Frame 1 (no input): blank canvas, image omitted
Frame 60 (no input): blank canvas, image omitted
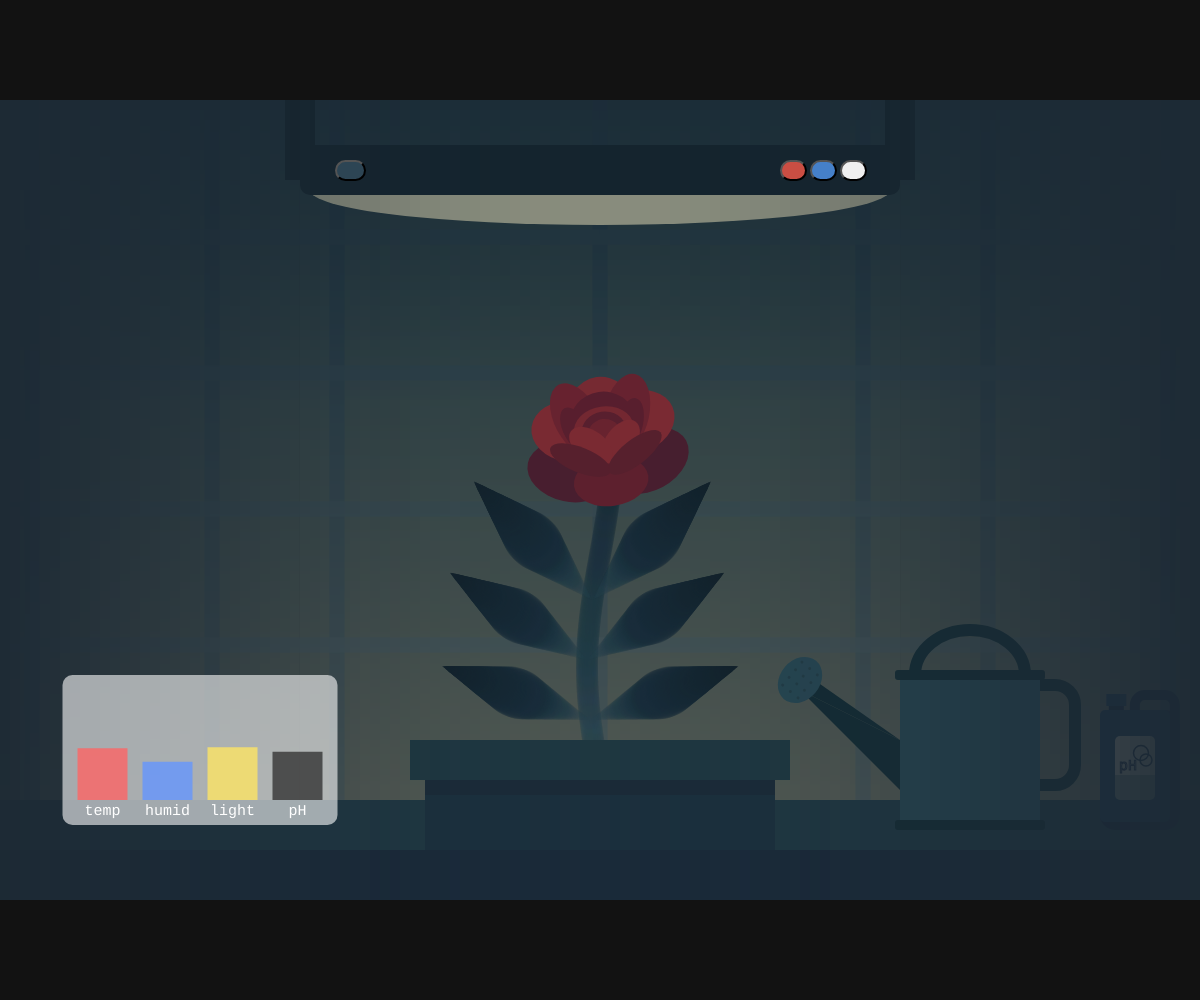
Frame 120 (the mouse pressed at the canvas centre since frame 60)

The p5.js sketch whose frames 1 and 60 were blank and that drew this single picture after the mouse press (run headless with seeded random() and noise() and a simulated clock; from frame 60 on, the mouse is pressed at the canvas centre):

// p5.js sketch
// ── sketch.js
/*
 * Middlemist
 *
 * 무분별한 개입과 무관심 모두 생명에게 위협이 된다.
 * 개입은 단순한 행동이 아니라 이해와 책임을 동반해야 한다.
 *
 * 일정 시간이 지나면, 꽃은 '삽목' 기능이 활성화된다.
 * 사용자는 줄기를 잘라 삽목을 시도하거나, 꽃을 그대로 두는 선택을 할 수 있다.
 *
 * 환경을 방치하거나 잘못된 인터랙션으로 온도, 습도, 빛, pH 조절 실패 시
 * 꽃은 시들거나 병들어 죽어버린다.
 *
 * */

let started = false;
let buttonX, buttonY, buttonW, buttonH;

// 배경, 화분
let w = 1200,
  h = 800;
let c1, c2;
let colsC1, colsC2;
let startX, startY;
let col = [15, 24.5, 165, 110, 248];

// 날씨
let weather = "normal";
let rains = [];
let clouds = [];

// 꽃
let stemPalette1 = [];
let stemPoints = [];
let branches = [];
let mount;
let condition = "alive";

// 물뿌리개
let wateringCan;
let mouseDragging = false;
let waters = [];

// 석회제
let lime;
let limeDragging = false;

// 냉난방 버튼
let mode = "none";
let heatBtn, coolBtn, stopBtn;
let winds = [];
let windC;

// 조명 버튼
let ledMode = "off";
let onOffBtn;

// 상태창
let temperature = 50;
let humidity = 40;
let light = 60;
let pH = 50;
let effect = 0.05;

// alive, death
let stemState = 1.0; // 1: alive, 0: death
let targetStemState = 1.0;

// 시들기
let reason = temperature;
let amtC = 1; // 초기화
let interC = 0; // 초기화
let cold, brown, yellow;
let deathColor;
let amtTemp, amtHumid, amtPH, amtLight; // temp<20, humid,pH >80
let amtHumidLow, amtPHLow;

// 죽음 후 안내창
let alert = false;
let alertAfterCut = false;

// 게임 클리어
let survivalFrame = 0;
let successAlert = false;
let successAnswered = false;
let cuttingStarted = false;
let cuttingTimerStarted = false;
let cuttingAccepted = false;

let noActionFrame = 0;
let passiveEndingTriggered = false;

// 페이드 아웃
let fadeAlpha = 0;
let fadingOut = false;
let endingAlpha = 0;
let fadeSpeed = 2;

function setup() {
  createCanvas(windowWidth, windowHeight);
  angleMode(DEGREES);
  textFont("Courier New");
  startX = width / 2 - w / 2;
  startY = height / 2 - h / 2;
  buttonW = 120;
  buttonH = 40;
  buttonX = width / 2;
  buttonY = height / 2 + 100;

  onOffBtn = createButton("&nbsp;&nbsp;&nbsp;&nbsp;");
  onOffBtn.position(width / 2 - 265, startY + 60);
  onOffBtn.style("color", "#cccccc");
  onOffBtn.style("background", "#2d4554");
  onOffBtn.style("border-radius", "12px");
  onOffBtn.mousePressed(() => {
    if (ledMode === "on") {
      ledMode = "off";
    } else {
      ledMode = "on";
    }
    //console.log("ledMode is now:", ledMode);
  });

  heatBtn = createButton("&nbsp;&nbsp;&nbsp;");
  heatBtn.position(width / 2 + 180, startY + 60);
  heatBtn.style("background", "#ca4e43");
  heatBtn.style("border-radius", "12px");
  heatBtn.mousePressed(() => (mode = "heat"));

  coolBtn = createButton("&nbsp;&nbsp;&nbsp;");
  coolBtn.position(width / 2 + 210, startY + 60);
  coolBtn.style("background", "#4580c9");
  coolBtn.style("border-radius", "12px");
  coolBtn.mousePressed(() => (mode = "cool"));

  stopBtn = createButton("&nbsp;&nbsp;&nbsp;");
  stopBtn.position(width / 2 + 240, startY + 60);
  stopBtn.style("background", "#white");
  stopBtn.style("border-radius", "12px");
  stopBtn.mousePressed(() => (mode = "none"));

  // 꽃 색상 팔레트
  stemPalette1 = [color(48, 97, 109, 20), color(19, 45, 60, 30), color(8, 25, 33)];
  cold = color(120, 160, 220); // 차가운 색상
  brown = color(33, 31, 28); // 갈색
  yellow = color(0);

  // 날씨 비, 구름
  for (let i = 0; i < 500; i++) {
    rains[i] = new Rain();
  }
  for (let i = 0; i < 5; i++) {
    clouds[i] = new Cloud();
  }

  // 물뿌리개
  wateringCan = new WateringCan(width - startX - 230, height - startY - 150);
  for (let i = 0; i < 2; i++) {
    waters[i] = new Water();
  }

  // 석화제
  lime = new pHLime(width - startX - 60, height - startY - 130);

  // 날씨 변경
  setInterval(() => {
    let rand = floor(random(6));
    if (rand === 0) weather = "normal";
    else if (rand === 1) weather = "rainy";
    else if (rand === 2) weather = "sunny";
    else if (rand === 3) weather = "cloudy";
    else if (rand === 4) weather = "snow";
    else weather = "blue";
  }, 8000);
}

function draw() {
  rectMode(CENTER);
  background(18, 18, 18);

  if (!started) {
    showIntro();
    heatBtn.hide();
    coolBtn.hide();
    stopBtn.hide();
    onOffBtn.hide();
  } else {
    heatBtn.show();
    coolBtn.show();
    stopBtn.show();
    onOffBtn.show();
    amtTemp = map(temperature, 0, 20, 0, 1);
    amtTemp = constrain(amtTemp, 0.6, 1);
    amtHumid = map(humidity, 80, 100, 1, 0);
    amtHumid = constrain(amtHumid, 0.6, 1);
    amtPH = map(pH, 80, 100, 1, 0);
    amtPH = constrain(amtPH, 0.6, 1);
    amtHumidLow = map(humidity, 0, 20, 0, 1);
    amtHumidLow = constrain(amtHumidLow, 0.6, 1);
    amtPHLow = map(pH, 0, 20, 0, 1);
    amtPHLow = constrain(amtPHLow, 0.6, 1);
    amtLight = map(light, 0, 20, 0, 1);
    amtLight = constrain(amtLight, 0.6, 1);

    // 줄기 계산 (alive-death 혼합)
    stemPoints.length = 0;
    branches.length = 0;

    let stemLength = floor(lerp(250, 300, stemState));
    for (let x = 0; x < stemLength; x++) {
      let amt = map(x, 0, stemLength, 0, 1);

      // alive 상태 줄기 y값 (살랑살랑)
      let aliveY = -sin(x * 0.8) * sin(frameCount * 0.5) * 15;

      // death 상태 줄기 y값 (숙임)
      let bend = map(x, 0, stemLength, 0, 3);
      let angle = pow(bend, 3) * 0.5;
      let deathY = x * sin(angle) * 2;

      // 상태값 기반으로 둘을 부드럽게 혼합
      let mixX = lerp(deathY, aliveY, stemState);
      let mixY = -x;

      stemPoints.push({ x: mixX, y: mixY });
    }

    // 가지 생성
    branches.length = 0;

    // 분모 상태에 따라 혼합
    let divisor = lerp(4, 5, stemState);
    let interval = floor(stemPoints.length / divisor);

    for (let i = 0; i < 3; i++) {
      let ptIndex = (i + 1) * interval;
      let pt = stemPoints[ptIndex];

      // alive 상태의 각도와 death 상태의 각도 정의
      let aliveAngle = map(i, 0, 2, 70, 45); // 위로 퍼짐
      let deathAngle = 110; // 아래로 축 처짐
      let angle = lerp(deathAngle, aliveAngle, stemState);

      let t = 1.5; // 두께
      let len = map(i, 0, 2, 75, 80); // 길이

      branches[i] = new Petals(pt.x, pt.y, angle, t, len);
      branches[i + 3] = new Petals(pt.x, pt.y, -angle, t, len);
    }

    stemState = lerp(stemState, targetStemState, 0.03);

    drawBackground();
    drawFlower();
    drawRed();
    drawPot();

    wateringCan.display();
    lime.display();

    for (let i = waters.length - 1; i >= 0; i--) {
      waters[i].show();
      if (waters[i].alph <= 0) waters.splice(i, 1);
    }

    if (!successAlert && !alert && !passiveEndingTriggered) {
      // 온도 변화
      if (mode === "heat") temperature += effect * 5;
      else if (mode === "cool") temperature -= effect * 5;

      // 빛 변화
      if (ledMode === "on") light += effect * 5;
      else if (ledMode === "off") light -= effect * 5;
    }
    LED();
    drawStatusPanel();

    //console.log(condition);

    if (condition === "death") {
      alert = true;
    }

    if (alert) {
      drawReset();
    }

    if (condition === "alive" && !alert && !successAnswered) {
      survivalFrame++;
      if (survivalFrame > 60 * 20) { // 삽목까지 소요시간
        // 30초 이상
        successAlert = true;
      }
    } else {
      survivalFrame = 0; // 중간에 death 되면 초기화
    }

    if (successAlert && !successAnswered) {
      drawSuccessPopup();
    }

    if (cuttingAccepted && successAnswered && !successAlert) {
      background(0);
      heatBtn.hide();
      coolBtn.hide();
      stopBtn.hide();
      onOffBtn.hide();

      if (!cuttingTimerStarted) {
        cuttingTimerStarted = true;
        setTimeout(() => {
          cuttingStarted = true;
        }, 3000);
      }

      if (cuttingStarted) {
        cuttings();
      }
    }

    if (
      successAnswered && // 팝업에 응답
      !cuttingAccepted && // 삽목 시도 X
      condition === "alive" && // 꽃은 살아 있고
      !passiveEndingTriggered // 이미 트리거된 적 X
    ) {
      noActionFrame++;

      if (noActionFrame > 60 * 5) { // 삽목 후 엔딩까지 소요시간
        // 30초 경과
        passiveEndingTriggered = true;
        noIntervention();
      }
    } else {
      noActionFrame = 0;
    }

    if (fadingOut) {
      fadeAlpha += 2;
      fadeAlpha = constrain(fadeAlpha, 0, 255);

      fill(18, 18, 18, fadeAlpha);
      noStroke();
      rect(0, 0, width, height);

      if (fadeAlpha >= 255) {
        heatBtn.hide();
        coolBtn.hide();
        stopBtn.hide();
        onOffBtn.hide();
        //fadingOut = false;

        showEnding();
        if (endingAlpha < 255) {
          endingAlpha += fadeSpeed;
        }
      }
    }

    frame();
  }
}

function showIntro() {
  // 텍스트
  fill(255);
  textAlign(CENTER);
  textSize(18);
  text("Middlemist", width / 2, height / 2);
  textSize(12);
  text("Click to Start", width / 2, height - 100);
  textSize(15);
}

function showEnding() {
  fill(255, endingAlpha);
  textAlign(CENTER);
  textSize(15);
  text("We’ve kept it alive — for now, that’s enough.", width / 2, height / 2);
}

function noIntervention() {
  //console.log("We don’t know how to go on yet — but that’s okay.");
  fadingOut = true;
  fadeAlpha = 0;
}

function cuttings() {
  background(18, 18, 18);
  if (weather === "normal") {
    c1 = color(29, 76, 85);
    c2 = color(186, 183, 149);
    colsC1 = color(25, 58, 74);
    colsC2 = color(128, 142, 135);
  } else if (weather === "rainy") {
    c1 = color(69, 78, 79);
    c2 = color(140, 139, 129);
    colsC1 = color(107, 119, 124);
    colsC2 = color(128, 142, 135);
  } else if (weather === "sunny") {
    c1 = color(239, 236, 203);
    c2 = color(186, 183, 149);
    colsC1 = color(178, 172, 125);
    colsC2 = color(128, 142, 135);
  } else if (weather === "cloudy") {
    c1 = color(69, 78, 79);
    c2 = color(140, 139, 129);
    colsC1 = color(107, 119, 124);
    colsC2 = color(128, 142, 135);
  } else if (weather === "snow") {
    c1 = color(220, 230, 240);
    c2 = color(140, 139, 129);
    colsC1 = color(200, 210, 230);
    colsC2 = color(90, 102, 96);
  } else if (weather === "blue") {
    c1 = color(120, 160, 210);
    c2 = color(186, 183, 149);
    colsC1 = color(15, 45, 80);
    colsC2 = color(128, 142, 135);
  }

  resetMatrix();
  for (let i = 0; i < h; i++) {
    let inter = map(i, 0, h, 0, 1);
    let c = lerpColor(c1, c2, inter);
    stroke(c);
    line(width / 2 - w / 2, height / 2 - h / 2 + i, width / 2 + w / 2, height / 2 - h / 2 + i);
  }

  if (condition === "death") {
    alert = true;
    alertAfterCut = true;
  }

  if (alert) {
    drawReset();
  }

  // 줄기 계산 (alive-death 혼합)
  stemPoints.length = 0;
  branches.length = 0;

  let stemLength = floor(lerp(250, 300, stemState));
  for (let x = 0; x < stemLength; x++) {
    let amt = map(x, 0, stemLength, 0, 1);

    // alive 상태 줄기 y값
    let aliveY = -sin(x * 0.8) * sin(frameCount * 0.5) * 15;

    // death 상태 줄기 y값
    let bend = map(x, 0, stemLength, 0, 3);
    let angle = pow(bend, 3) * 0.5;
    let deathY = x * sin(angle) * 2;

    let mixX = lerp(deathY, aliveY, stemState);
    let mixY = -x;

    stemPoints.push({ x: mixX, y: mixY });
  }

  branches.length = 0;

  let divisor = lerp(4, 5, stemState);
  let interval = floor(stemPoints.length / divisor);

  for (let i = 0; i < 3; i++) {
    let ptIndex = (i + 1) * interval;
    let pt = stemPoints[ptIndex];

    let aliveAngle = map(i, 0, 2, 70, 45); // 위로 퍼짐
    let deathAngle = 110; // 아래로 축 처짐
    let angle = lerp(deathAngle, aliveAngle, stemState);

    let t = 1.5; // 두께
    let len = map(i, 0, 2, 75, 80); // 길이

    branches[i] = new Petals(pt.x, pt.y, angle, t, len);
    branches[i + 3] = new Petals(pt.x, pt.y, -angle, t, len);
  }

  stemState = lerp(stemState, targetStemState, 0.03);
  drawFlower();
  drawRed();

  noStroke();
  fill(21, 86, 86);
  ellipse(width - startX, height - startY + 100, 1200, 700);
  ellipse(startX, height - startY + 100, 1200, 700);
  fill(8, 67, 72);
  ellipse(width - startX, height - startY + 100, 1200, 500);
  ellipse(startX, height - startY + 100, 1200, 500);
  fill(4, 54, 65);
  ellipse(width / 2, height - startY + 100, 1500, 500);
}

function drawReset() {
  push();
  rectMode(CENTER);
  textAlign(CENTER);
  textSize(20);
  fill(0, 200);
  rect(width / 2, height / 2 - 10, 600, 100);

  if (alertAfterCut) {
    fill(255);
    text("They are too fragile to survive on their own.", width / 2, height / 2 - 15);
    text("Press Enter to reset.", width / 2, height / 2 + 15);
    pop();
  } else {
    fill(255);
    text("Press Enter to reset.", width / 2, height / 2);
    pop();
  }
}

function drawSuccessPopup() {
  push();
  rectMode(CENTER);
  textAlign(CENTER);
  textSize(20);
  fill(0, 200);
  rect(width / 2, height / 2 - 10, 450, 150, 20);

  fill(255);
  text("cutting", width / 2, height / 2 - 20);

  fill(255);
  text("yes", width / 2 - 80, height / 2 + 30);

  fill(255);
  text("no", width / 2 + 80, height / 2 + 30);
  pop();
}

function frame() {
  rectMode(CENTER);
  fill(18, 18, 18);
  //fill(255);
  rect(width / 2, startY - (height - h) / 2, width, height - h);
  rect(width / 2, height - (startY - (height - h) / 2), width, height - h);
  if (width - w > 0) {
    rect(startX - (width - w) / 2, height / 2, width - w, height);
    rect(width - startX + (width - w) / 2, height / 2, width - w, height);
  }
}

function drawRed() {
  angleMode(DEGREES);

  let startX = width / 2;
  let startY = height / 2 + h / 2 - 120;

  let tip = stemPoints[stemPoints.length - 1];
  let cx = startX + tip.x;
  let cy = startY + tip.y;
  let angle = 15;
  let aliveAngle = map(tip.x, -15, 15, 5, -10);
  let deathAngle = 150;
  angle = lerp(deathAngle, aliveAngle, stemState);

  if (temperature <= 20) {
    amtC = map(temperature, 0, 20, 0, 1);
    amtC = constrain(amtC, 0.6, 1);
    interC = cold; // 블루톤
  } else if (humidity <= 20) {
    amtC = map(humidity, 0, 20, 0, 1);
    amtC = constrain(amtC, 0.4, 1);
    interC = brown; // 갈색
  } else if (pH <= 20) {
    amtC = map(pH, 0, 20, 0, 1);
    amtC = constrain(amtC, 0.5, 1);
    interC = yellow; // 검정색
  } else if (humidity >= 80) {
    amtC = map(humidity, 80, 100, 1, 0);
    amtC = constrain(amtC, 0.4, 1);
    interC = yellow;
  } else if (pH >= 80) {
    amtC = map(pH, 80, 100, 1, 0);
    amtC = constrain(amtC, 0.4, 1);
    interC = brown;
  } else if (light <= 20) {
    amtC = amtLight;
    interC = yellow;
  } else {
    amtC = 1;
    interC = color(112, 20, 42); // 기본 빨간색
  }

  noStroke();
  push();
  resetMatrix();
  translate(cx, cy);
  scale(0.5);
  rotate(angle);

  // 1. 맨 아래 잎 3개
  fill(lerpColor(interC, color(112, 20, 42), amtC));
  push();
  translate(-80, -30);
  rotate(20);
  ellipse(0, 0, 170, 120);
  pop();
  push();
  translate(80, -30);
  rotate(-20);
  ellipse(0, 0, 170, 120);
  pop();

  fill(lerpColor(interC, color(154, 24, 41), amtC));
  ellipse(0, 0, 150, 100);

  // 2. 후면 잎 3개
  fill(lerpColor(interC, color(209, 43, 49), amtC));
  ellipse(0, -130, 140, 160);
  push();
  translate(70, -110);
  rotate(-15);
  ellipse(0, 0, 150, 120);
  pop();
  push();
  translate(-70, -110);
  rotate(15);
  ellipse(0, 0, 150, 120);
  pop();

  // 3. 후면 잎 2개
  fill(lerpColor(interC, color(175, 28, 43), amtC));
  push();
  translate(0, -130);
  push();
  translate(-50, 0);
  rotate(-20);
  ellipse(0, 0, 90, 160);
  pop();
  push();
  translate(50, 0);
  rotate(20);
  ellipse(0, 0, 90, 160);
  pop();
  pop();

  // 4~9 중앙 잎들
  push();
  translate(0, -130);

  fill(lerpColor(interC, color(143, 20, 40), amtC));
  ellipse(0, 10, 130, 120);
  push();
  translate(55, 20);
  rotate(20);
  ellipse(0, 0, 50, 100);
  pop();
  push();
  translate(-55, 20);
  rotate(-20);
  ellipse(0, 0, 50, 100);
  pop();

  fill(lerpColor(interC, color(196, 38, 46), amtC));
  ellipse(0, 25, 120, 90);

  fill(lerpColor(interC, color(142, 21, 40), amtC));
  ellipse(0, 30, 90, 80);

  fill(lerpColor(interC, color(173, 30, 42), amtC));
  ellipse(0, 40, 70, 70);

  fill(lerpColor(interC, color(209, 42, 48), amtC));
  push();
  translate(30, 55);
  rotate(45);
  ellipse(0, 0, 60, 100);
  pop();
  push();
  translate(-30, 55);
  rotate(-45);
  ellipse(0, 0, 60, 100);
  pop();

  fill(lerpColor(interC, color(140, 23, 38), amtC));
  push();
  translate(-55, 80);
  rotate(30);
  ellipse(0, 0, 130, 50);
  pop();
  push();
  translate(55, 80);
  rotate(-30);
  ellipse(0, 0, 130, 50);
  pop();

  pop(); // 중앙 잎 그룹
  pop(); // 전체 스케일 & 위치
}

function drawFlower() {
  resetMatrix();
  angleMode(DEGREES);
  let startX = width / 2;
  let startY = height / 2 + h / 2 - 120;
  let d = 22;

  // 줄기 그리기
  push();
  resetMatrix();
  translate(startX, startY);

  for (let i = 0; i < stemPoints.length; i++) {
    let pt = stemPoints[i];
    let amt = map(i, 0, stemPoints.length, 0, 1);
    let baseC = lerpColor(stemPalette1[0], stemPalette1[1], amt);
    let finalC = lerpColor(cold, baseC, amtTemp);
    if (temperature <= 20) {
      finalC = lerpColor(cold, baseC, amtTemp);
    } else if (humidity <= 20) {
      finalC = lerpColor(brown, baseC, amtHumidLow);
    } else if (pH <= 20) {
      finalC = lerpColor(yellow, baseC, amtPHLow);
    } else if (humidity >= 80) {
      finalC = lerpColor(yellow, baseC, amtHumid);
    } else if (pH >= 80) {
      finalC = lerpColor(brown, baseC, amtPH);
    } else if (light <= 20) {
      finalC = lerpColor(yellow, baseC, amtLight);
    }

    fill(finalC);
    noStroke();
    circle(pt.x, pt.y, d);
  }
  pop();

  // 가지 그리기
  for (let i = 0; i < branches.length; i++) {
    if (branches[i]) {
      push();
      translate(startX, startY);
      branches[i].display(1);
      pop();
    }
  }
}

class Petals {
  constructor(tx, ty, angle = 45, thickness = 1.5, leafLength = 85) {
    this.tx = tx;
    this.ty = ty;
    this.angle = angle;
    this.h = 15;
    this.leafLength = leafLength;
    this.thickness = thickness;
    this.inter1 = stemPalette1[0];
    this.inter2 = stemPalette1[1];
    this.inter3 = stemPalette1[2];
  }

  display(progress = 1) {
    push();
    translate(this.tx, this.ty);
    rotate(this.angle);
    noStroke();

    let len1 = floor(this.leafLength * constrain(progress * 3, 0, 1));
    let len2 = floor(8 * constrain((progress - 0.33) * 3, 0, 1));
    let len3 = floor(this.leafLength * constrain((progress - 0.66) * 3, 0, 1));

    deathColor = cold;
    if (temperature <= 20) {
      deathColor = cold; // 차가운 색상
      amtC = amtTemp;
    } else if (humidity <= 20) {
      deathColor = brown;
      amtC = map(humidity, 0, 20, 0, 1);
    } else if (pH <= 20) {
      deathColor = yellow;
      amtC = map(pH, 0, 20, 0, 1);
    } else if (humidity >= 80) {
      deathColor = yellow;
      amtC = amtHumid;
    } else if (pH >= 80) {
      deathColor = brown;
      amtC = amtPH;
    } else if (light <= 20) {
      deathColor = yellow;
      amtC = amtLight;
    }

    // 첫 번째 그라데이션 구간
    for (let i = 0; i < len1; i++) {
      let amt = map(i, 0, this.leafLength, 0, 1);
      let baseColor = lerpColor(this.inter1, this.inter2, amt);
      let finalColor = lerpColor(deathColor, baseColor, amtC);
      fill(finalColor);
      circle(0, 0 - i, i / this.thickness);
    }

    // 중앙 고정 컬러 구간
    for (let i = 0; i < len2; i++) {
      let baseColor = this.inter2;
      let finalColor = lerpColor(deathColor, baseColor, amtC);
      fill(finalColor);
      circle(0, 0 - this.leafLength - i, this.leafLength / this.thickness);
    }

    // 끝 그라데이션 구간
    for (let i = 0; i < len3; i++) {
      let amt = map(i, 0, this.leafLength, 0, 1);
      let baseColor = lerpColor(this.inter2, this.inter3, amt);
      let finalColor = lerpColor(deathColor, baseColor, amtC);
      fill(finalColor);
      circle(0, 0 - this.leafLength - 8 - i, this.leafLength / this.thickness - i / this.thickness);
    }

    pop();
  }
}

function drawStatusPanel() {
  let x = startX + 200;
  let y = height - startY - 150;
  let pannelW = 275;
  let pannelH = 150;
  let w = 50;
  let h = 100;

  // 상태값에 따른 죽음 조건
  if (temperature <= 0 || humidity <= 0 || humidity >= 100 || pH <= 0 || pH >= 100) {
    targetStemState = 0;
    condition = "death";
  }

  // 제한
  temperature = constrain(temperature, 0, 100);
  humidity = constrain(humidity, 0, 100);
  light = constrain(light, 0, 100);
  pH = constrain(pH, 0, 100);

  // 배경 패널
  rectMode(CENTER);
  fill(255, 150);
  rect(x, y, pannelW, pannelH, 10);

  // 온도 게이지
  noStroke();
  rectMode(CORNER);
  fill(255, 100, 100, 200);
  let tempHeight = map(temperature, 0, 100, 0, h);
  rect(x - pannelW / 2 + 15, y - pannelH / 3 + h - tempHeight, w, tempHeight);
  fill(255);
  textAlign(CENTER);
  textSize(15);
  text("temp", x - pannelW / 2 + 40, y + h / 2 + 15);

  // 습도 게이지
  fill(100, 150, 255, 200);
  let humidHeight = map(humidity, 0, 100, 0, h);
  rect(x - pannelW / 2 + w + 30, y - pannelH / 3 + h - humidHeight, w, humidHeight);
  fill(255);
  text("humid", x - pannelW / 2 + 105, y + h / 2 + 15);

  // 빛 게이지
  fill(255, 230, 100, 200);
  let lightHeight = map(light, 0, 100, 0, h);
  rect(x - pannelW / 2 + 2 * w + 45, y - pannelH / 3 + h - lightHeight, w, lightHeight);
  fill(255);
  text("light", x - pannelW / 2 + 170, y + h / 2 + 15);

  // 산성도 게이지
  fill(50, 200);
  let pHHeight = map(pH, 0, 100, 0, h);
  rect(x - pannelW / 2 + 3 * w + 60, y - pannelH / 3 + h - pHHeight, w, pHHeight);
  fill(255);
  text("pH", x - pannelW / 2 + 235, y + h / 2 + 15);

  if (!successAlert && !alert && !passiveEndingTriggered) {
    // 날씨에 따른 상태값 설정
    effect = 0.03;
    if (weather === "normal") {
      temperature += effect;
      humidity -= effect;
      light += effect;
      pH -= effect;
    } else if (weather === "rainy") {
      temperature -= effect * 3;
      humidity += effect;
      light -= effect * 2;
      pH -= effect * 2;
    } else if (weather === "sunny") {
      temperature += effect * 5;
      humidity -= effect * 4;
      light += effect * 4;
      pH -= effect;
    } else if (weather === "cloudy") {
      temperature -= effect * 3;
      humidity -= effect;
      light -= effect * 3;
      pH -= effect;
    } else if (weather === "snow") {
      temperature -= effect * 5;
      humidity -= effect;
      light += effect;
      pH -= effect;
    } else if (weather === "blue") {
      temperature -= effect;
      humidity -= effect * 2;
      light += effect;
      pH -= effect;
    }
  }

  if (temperature >= 99) {
    humidity -= 0.5;
  }
  if (light >= 99) {
    temperature += 0.3;
  }
}

function resetAll() {
  temperature = 50;
  humidity = 40;
  pH = 50;
  light = 60;

  stemState = 1.0;
  targetStemState = 1.0;

  condition = "alive";
  alert = false;
  alertAfterCut = false;

  survivalFrame = 0;
  successAlert = false;
  successAnswered = false;
  cuttingAccepted = false;
  cuttingStarted = false;
  cuttingTimerStarted = false;

  heatBtn.show();
  coolBtn.show();
  stopBtn.show();
  onOffBtn.show();
}

function keyPressed() {
  if (keyCode === ENTER) {
    if (alert) {
      resetAll();
      alert = false;
      return;
    }
  }
}

function collidePointRect(px, py, rx, ry, rw, rh) {
  return px > rx && px < rx + rw && py > ry && py < ry + rh;
}

function mousePressed() {
  if (!started) {
    started = true;
  }
  if (wateringCan.contains(mouseX, mouseY)) {
    mouseDragging = true;
  }
  if (lime.contains(mouseX, mouseY)) {
    limeDragging = true;
  }

  if (successAlert && !successAnswered) {
    let yesBtn = collidePointRect(mouseX, mouseY, width / 2 - 120, height / 2 + 10, 80, 40);
    let noBtn = collidePointRect(mouseX, mouseY, width / 2 + 40, height / 2 + 10, 80, 40);

    if (yesBtn) {
      successAnswered = true;
      successAlert = false;
      cuttingAccepted = true; // 예를 누른 경우에만 true
      console.log("삽목 시작!");
    } else if (noBtn) {
      successAnswered = true;
      successAlert = false;
      cuttingAccepted = false;
      //console.log("삽목 거부됨");
    }
  }
}

function mouseReleased() {
  if (mouseDragging) {
    mouseDragging = false;
    wateringCan.returnToDefault();
  }
  if (limeDragging) {
    limeDragging = false;
    lime.returnToDefault();
  }
}

function mouseDragged() {
  if (mouseDragging) {
    wateringCan.setPosition(mouseX, mouseY, -40);

    let waterX = mouseX - 180;
    let waterY = mouseY + 35;
    waters.push(new Water(waterX, waterY));
    humidity += effect * 8;
  }

  if (limeDragging) {
    lime.setPosition(mouseX, mouseY, -50);

    let waterX = mouseX - 80;
    let waterY = mouseY - 15;
    waters.push(new Water(waterX, waterY));
    pH += effect * 5;
  }
}

class pHLime {
  constructor(x, y, scale = 1) {
    this.x = x;
    this.y = y;
    this.defaultX = x;
    this.defaultY = y;
    this.defaultAngle = 0;
    this.s = scale;
    this.w = 80;
    this.h = 120;
    this.algle = 0;
  }

  contains(px, py) {
    return (
      px > this.x - (this.w / 2) * this.s &&
      px < this.x + (this.w / 2) * this.s &&
      py > this.y - (this.h / 2) * this.s &&
      py < this.y + (this.h / 2) * this.s
    );
  }

  setPosition(x, y, angle) {
    this.x = x;
    this.y = y;
    this.angle = angle;
  }

  returnToDefault() {
    this.x = this.defaultX;
    this.y = this.defaultY;
    this.angle = this.defaultAngle;
  }

  display() {
    push();
    translate(this.x, this.y);
    rotate(this.angle);
    scale(this.s);

    rectMode(CENTER);
    fill(18, 34, 64);
    rect(0, 0, this.w, this.h, 15); // 몸통 뒷면
    rect(-this.w / 3 + 3, -this.h / 2, 15); // 입구 아래

    noFill();
    stroke(18, 34, 64);
    strokeWeight(10);
    rect(this.w / 6 + 1.5, -this.h / 8, this.w / 2, this.h, 10); // 손잡이

    noStroke();
    fill(27, 64, 99);
    rect(-5, -4, this.w - 10, this.h - 8, 5); // 몸통 앞면
    if (!limeDragging) rect(-this.w / 3 + 3, -this.h / 2 - 10, 20, 12); // 뚜껑

    fill(238, 224, 199);
    rect(-5, -4, this.w - 40, this.h - 60, 5); // 표지 노란 배경
    fill(151, 162, 146);
    rect(-5, 20, this.w - 40, 20, 5); // 표지 초록
    rect(-5, 10, this.w - 40, 10);

    noFill();
    stroke(18, 34, 64);
    strokeWeight(1.5);
    circle(6, -10, 12);
    circle(1, -17, 15);
    strokeWeight(1);
    text("pH", -12, 0);

    pop();
  }
}

class WateringCan {
  constructor(x, y, scale = 1) {
    this.x = x;
    this.y = y;
    this.defaultX = x;
    this.defaultY = y;
    this.defaultAngle = 0;
    this.s = scale;
    this.w = 140;
    this.h = 140;
    this.angle = 0;
  }

  contains(px, py) {
    return (
      px > this.x - (this.w / 2) * this.s &&
      px < this.x + (this.w / 2) * this.s &&
      py > this.y - (this.h / 2) * this.s &&
      py < this.y + (this.h / 2) * this.s
    );
  }

  setPosition(x, y, angle) {
    this.x = x;
    this.y = y;
    this.angle = angle;
  }

  returnToDefault() {
    this.x = this.defaultX;
    this.y = this.defaultY;
    this.angle = this.defaultAngle;
  }

  display() {
    push();
    translate(this.x, this.y);
    rotate(this.angle);
    scale(this.s);

    // 위쪽 손잡이
    noFill();
    stroke(10, 45, 51);
    strokeWeight(12);
    ellipse(0, -75, 110, 90);

    // 오른쪽 손잡이
    rectMode(CORNER);
    rect(this.w / 4, -65, this.w / 2, this.h - 40, 20);

    // 몸통 (직사각형)
    rectMode(CENTER);
    noStroke();
    fill(48, 97, 109);
    rect(0, 0, this.w, this.h);

    // 뚜껑, 바닥
    fill(10, 45, 51);
    rect(0, -75, 150, 10, 3);
    rect(0, 75, 150, 10, 3);

    // 주둥이 (왼쪽)
    noStroke();
    push();
    translate(-this.w / 2, -10);
    fill(10, 45, 51);
    triangle(0, 0, -100, -50, 0, 50);
    triangle(0, 0, -100, -50, -100, -70);
    //pop();

    // 분사구 (끝부분 타원)
    push();
    translate(-100, -60);
    rotate(40);
    fill(48, 97, 109);
    ellipse(0, 0, 40, 50);

    //분사구 구멍 (작은 원들)
    fill(0, 50);
    for (let a = -10; a <= 10; a += 10) {
      for (let b = -15; b <= 15; b += 10) {
        ellipse(a, b, 3, 3);
      }
    }

    pop();
    pop();
    pop();
  }
}

class Water {
  constructor(x, y) {
    this.x = x;
    this.y = y;
    this.alph = 50;
    this.d = random(3, 5);
  }

  display() {
    if (mouseDragging) {
      let c = color(188, 206, 211, this.alph);
      noStroke();
      for (let i = 0; i < 20; i++) {
        fill(c);
        circle(this.x, this.y + i, 1 + i);
      }
    } else if (limeDragging) {
      let c = color(255, 255, 255, this.alph);
      fill(c);
      noStroke();
      circle(this.x, this.y, this.d);
    }
  }

  move() {
    this.y += 10;
    this.alph -= 3;
    this.alph = max(this.alph, 0);
  }

  show() {
    this.display();
    this.move();
  }
}

class Rain {
  constructor() {
    this.x = random(startX, width - startX);
    this.y = random(startY, height - startY);
    this.len = random(20, 30);
    this.speed = 1;
    this.d = random(10, 15);
  }
  display() {
    noStroke();
    if (weather === "snow") {
      fill(255, 150);
      ellipse(this.x, this.y, this.d);
    } else {
      stroke(200, 100);
      strokeWeight(1);
      line(this.x, this.y, this.x, this.y + this.len);
    }
  }
  move() {
    if (weather === "snow") {
      this.y += this.speed / 2;
    } else {
      this.y += this.speed;
    }

    if (this.x < startX || this.y > height - startY) {
      this.x = random(0, width * 3);
      this.y = startY - 50;
    }
  }
  show() {
    this.display();
    this.move();
  }
}

function drawBackground() {
  if (weather === "normal") {
    c1 = color(29, 76, 85);
    c2 = color(186, 183, 149);
    colsC1 = color(25, 58, 74);
    colsC2 = color(128, 142, 135);
  } else if (weather === "rainy") {
    c1 = color(69, 78, 79);
    c2 = color(140, 139, 129);
    colsC1 = color(107, 119, 124);
    colsC2 = color(128, 142, 135);
  } else if (weather === "sunny") {
    c1 = color(239, 236, 203);
    c2 = color(186, 183, 149);
    colsC1 = color(178, 172, 125);
    colsC2 = color(128, 142, 135);
  } else if (weather === "cloudy") {
    c1 = color(69, 78, 79);
    c2 = color(140, 139, 129);
    colsC1 = color(107, 119, 124);
    colsC2 = color(128, 142, 135);
  } else if (weather === "snow") {
    c1 = color(220, 230, 240);
    c2 = color(140, 139, 129);
    colsC1 = color(200, 210, 230);
    colsC2 = color(90, 102, 96);
  } else if (weather === "blue") {
    c1 = color(120, 160, 210);
    c2 = color(186, 183, 149);
    colsC1 = color(15, 45, 80);
    colsC2 = color(128, 142, 135);
  }

  resetMatrix();
  for (let i = 0; i < h; i++) {
    let inter = map(i, 0, h, 0, 1);
    let c = lerpColor(c1, c2, inter);
    stroke(c);
    line(width / 2 - w / 2, height / 2 - h / 2 + i, width / 2 + w / 2, height / 2 - h / 2 + i);
  }

  if (weather === "rainy" || weather === "snow") {
    for (let i = 0; i < rains.length; i++) {
      rains[i].show();
    }
  }

  //for (let i = 0; i < clouds.length; i++) {
  //  clouds[i].show();
  //}

  if (weather === "blue") {
    for (let i = 0; i < clouds.length; i++) {
      clouds[i].show();
    }
  }

  // 배경 격자
  cols(startX + col[1] + col[0] / 2, startY);
  cols(startX + col[1] + col[0] + col[2] + col[0] / 2, startY);
  cols(startX + col[1] + col[0] * 2 + col[2] + col[3] + col[0] / 2, startY);
  cols(width / 2, startY);
  cols(width / 2 + col[0] + col[4], startY);
  cols(width / 2 + col[0] + col[4] + col[3] + col[0], startY);
  cols(width / 2 + w / 2 - col[1] - col[0] / 2, startY);
  let gap = 136;
  rows(startY + gap - 6);
  rows(startY + 2 * gap - 6);
  rows(startY + 3 * gap - 6);
  rows(startY + 4 * gap - 6);
}

class Cloud {
  constructor() {
    this.x = random(startX - 100, width + 100);
    this.difX = random(10, 40);
    this.y = random(startY + 150, height - startY - 150);
    this.w = random(300, 300);
    this.h = random(60, 60);
    this.speed = random(1, 2);
  }
  display() {
    fill(255);
    noStroke();
    rect(this.x, this.y, this.w + 20, this.h, 100);
    rect(this.x + this.difX, this.y - this.h / 2, this.w - 120, this.h, 100);
    rect(this.x - 30, this.y - this.h, this.w - 180, this.h - 30, 100);
    rect(this.x + this.difX, this.y + this.h / 2 + 20, this.w - 50, this.h - 10, 100);
  }
  move() {
    this.x -= this.speed;
    if (this.x < startX - this.w - 100) {
      this.x = width - startX + this.w;
      this.y = random(0, height);
    }
  }
  show() {
    this.display();
    this.move();
  }
}

function LED() {
  let alph = 150;
  for (let i = 0; i < 1000; i++) {
    let c = color(29, 42, 53, alph);
    let shadowH = 10;
    rectMode(CENTER);
    fill(c);
    rect(width / 2, startY + shadowH / 2 + i * shadowH, w, shadowH);
    alph -= 5;
  }

  let ledC = color(237, 232, 192);
  if (mode === "heat") ledC = color(255, 224, 220);
  else if (mode === "cool") ledC = color(233, 252, 255);
  fill(ledC);
  ellipse(width / 2, startY + 90, 580, 70);

  alph = 10;
  if (ledMode === "on") {
    for (let i = 0; i < 500; i++) {
      let c = color(237, 232, 192, alph);
      if (mode === "heat") c = color(234, 126, 108, alph);
      else if (mode === "cool") c = color(233, 252, 255, alph);
      noStroke();
      fill(c);
      ellipse(width / 2, startY + 100 + i, 580 + i / 2, 30);
      alph -= 0.05;
    }
  }
  resetMatrix();
  rectMode(CENTER);
  noStroke();

  fill(13, 31, 40);
  rect(width / 2, startY + 70, 600, 50, 10);
  rect(width / 2 - 300, startY + 40, 30, 80);
  rect(width / 2 + 300, startY + 40, 30, 80);
  if (ledMode === "off") {
    alph = 250;
    for (let i = 0; i < 150; i++) {
      let c = color(29, 42, 53, alph);
      let shadowW = 10;
      rectMode(CENTER);
      fill(c);
      rect(startX + shadowW / 2 + i * shadowW, height / 2, shadowW, h);
      rect(width - startX - shadowW / 2 - i * shadowW, height / 2, shadowW, h);
      alph -= 3;
    }
  }
}

function drawPot() {
  rectMode(CENTER);
  noStroke();
  fill(33, 67, 78);
  rect(width / 2, height / 2 + h / 2 - 50, w, 100);

  fill(26, 53, 69); // 화분 몸통
  rect(width / 2, height / 2 + h / 2 - 60, 350, 120);
  fill(25, 43, 59); // 화분 그림자
  rect(width / 2, height / 2 + h / 2 - 120, 350, 30);
  fill(32, 67, 76);
  rect(width / 2, height / 2 + h / 2 - 140, 380, 40);

  fill(24, 42, 61);
  rect(width / 2, height / 2 + h / 2 - 25, w, 50);
}

function cols(_x, _y) {
  resetMatrix();
  rectMode(CENTER);
  for (let i = 0; i < h; i++) {
    let inter = map(i, startY, startY + h, 0, 1);
    let c = lerpColor(colsC1, colsC2, inter);
    noStroke();
    fill(c);
    rect(_x, _y + i, 15, 1);
  }
}

function rows(_y) {
  resetMatrix();
  let rowThickness = 15;
  let yStart = _y;

  for (let j = 0; j < rowThickness; j++) {
    let y = yStart + j;

    let inter = map(y, startY, startY + h, 0, 1);
    let c = lerpColor(colsC1, colsC2, inter);

    strokeWeight(1);
    stroke(c);
    line(startX, y, startX + w, y);
  }
}
